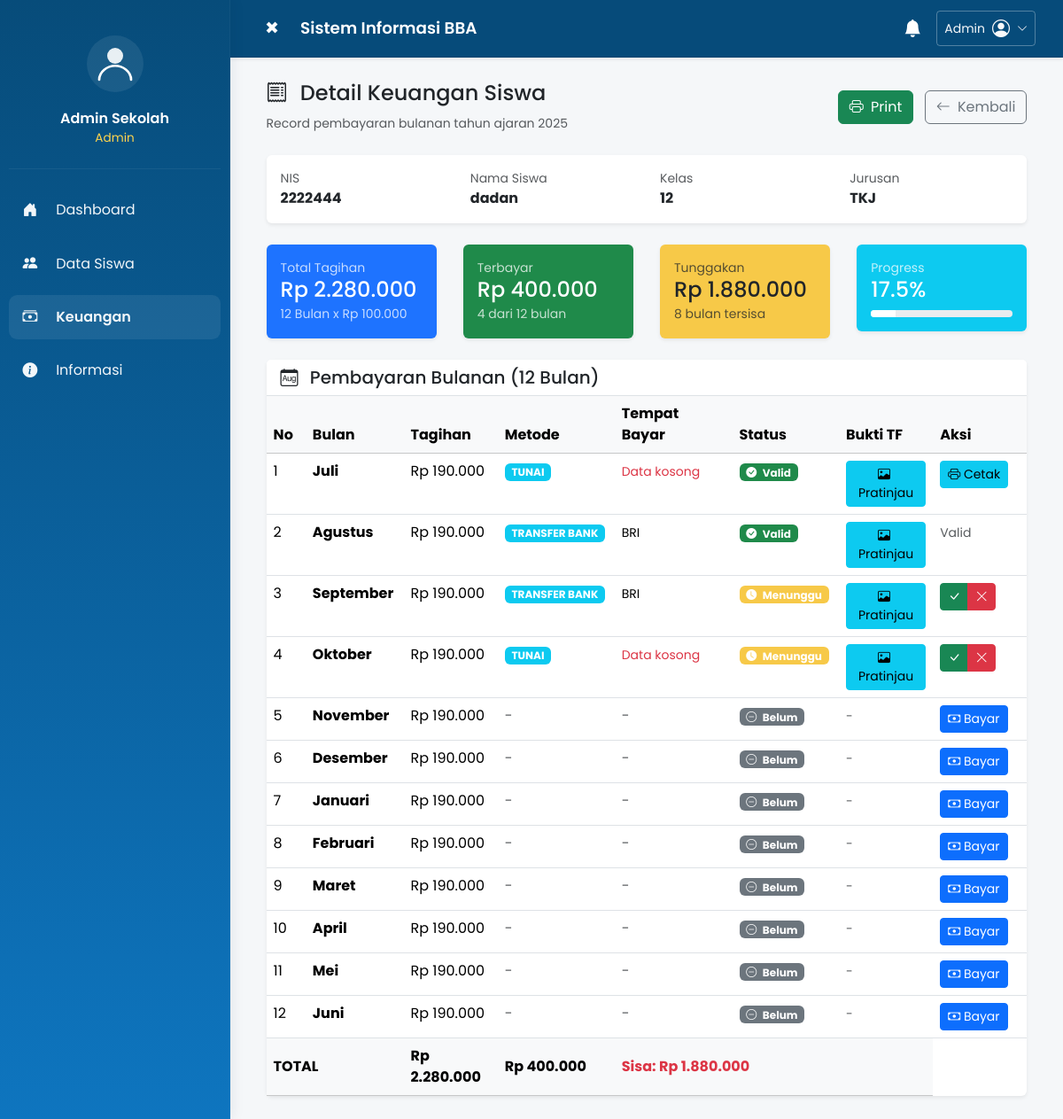
/admin/finance/detail.php?keuangan_id=2 (signed in), run on the app's committed database.
### tables this page shows
CREATE TABLE `keuangan` (
  `keuangan_id` int NOT NULL,
  `nis` varchar(20) NOT NULL,
  `tahun` int NOT NULL,
  `total_tagihan` decimal(12,2) NOT NULL,
  `total_bayar` decimal(12,2) DEFAULT '0.00',
  `progress` decimal(5,2) GENERATED ALWAYS AS (((`total_bayar` / `total_tagihan`) * 100)) STORED
);

CREATE TABLE `siswa` (
  `nis` varchar(20) NOT NULL,
  `nisn` varchar(20) DEFAULT NULL,
  `user_id` int NOT NULL,
  `nama` varchar(100) NOT NULL,
  `tempat_lahir` varchar(100) DEFAULT NULL,
  `tanggal_lahir` date DEFAULT NULL,
  `jk` char(1) NOT NULL,
  `kelas` varchar(10) DEFAULT NULL,
  `jurusan` varchar(50) DEFAULT NULL,
  `nik` varchar(20) DEFAULT NULL,
  `ayah` varchar(100) DEFAULT NULL,
  `ibu` varchar(100) DEFAULT NULL,
  `alamat` text,
  `email` varchar(100) DEFAULT NULL,
  `no_hp` varchar(20) DEFAULT NULL,
  `status_siswa` enum('aktif','lulus','keluar','pindah') DEFAULT 'aktif',
  `foto` varchar(255) DEFAULT NULL
);

CREATE TABLE `pembayaran` (
  `pembayaran_id` int NOT NULL,
  `keuangan_id` int NOT NULL,
  `bulan_untuk` tinyint NOT NULL DEFAULT '1' COMMENT 'Bulan yang dibayar (1=Jan, 2=Feb, dst)',
  `tanggal_bayar` date NOT NULL,
  `nominal_bayar` decimal(12,2) NOT NULL,
  `metode` varchar(50) DEFAULT NULL,
  `tempat_bayar` varchar(100) DEFAULT NULL,
  `bukti_bayar` varchar(255) DEFAULT NULL,
  `status` enum('valid','menunggu','tolak') DEFAULT 'menunggu'
);

### public/config.php (called while the page is built, shortened)
<?php
$conn = new mysqli(DB_HOST, DB_USER, DB_PASS, DB_NAME);
$conn->set_charset("utf8mb4");
function esc($str) {
    global $conn;
    return $conn->real_escape_string($str);
}

### public/admin/finance/detail.php (the view, shortened to what this page needs)
<?php
require_once __DIR__ . '/../../config.php';
$keuangan_id = isset($_GET['keuangan_id']) ? esc($_GET['keuangan_id']) : '';
$sql = "SELECT k.*, s.nama, s.nis, s.kelas, s.jurusan, s.email, s.no_hp
        FROM keuangan k
        INNER JOIN siswa s ON k.nis = s.nis
        WHERE k.keuangan_id = '$keuangan_id'";
$result = $conn->query($sql);
$keuangan = $result->fetch_assoc();
function getTagihanPerBulan($kelas) {
    preg_match('/^(\d+)/', $kelas, $matches);
    $tingkatKelas = isset($matches[1]) ? intval($matches[1]) : 10;
    if ($tingkatKelas == 10) {
        return 200000;
    } else {
        return 190000;
    }
}
$tagihanPerBulan = getTagihanPerBulan($keuangan['kelas']);
$bulanList = [
    1 => 'Juli', 2 => 'Agustus', 3 => 'September', 4 => 'Oktober',
    5 => 'November', 6 => 'Desember', 7 => 'Januari', 8 => 'Februari',
    9 => 'Maret', 10 => 'April', 11 => 'Mei', 12 => 'Juni'
];
$sqlPembayaran = "SELECT pembayaran_id, keuangan_id, tanggal_bayar, nominal_bayar, metode, tempat_bayar, bukti_bayar, status
                  FROM pembayaran
                  WHERE keuangan_id = '$keuangan_id'
                  ORDER BY pembayaran_id ASC";
$resultPembayaran = $conn->query($sqlPembayaran);
$pembayaranData = [];
$indexBulan = 1;
while ($bayar = $resultPembayaran->fetch_assoc()) {
    $pembayaranData[$indexBulan] = $bayar;
    $indexBulan++;
}
$totalTerbayar = 0;
foreach ($pembayaranData as $bayar) {
    $totalTerbayar += $bayar['nominal_bayar'];
}
$totalTagihan = $tagihanPerBulan * 12;
$sisaTunggakan = $totalTagihan - $totalTerbayar;
$persenPembayaran = ($totalTagihan > 0) ? ($totalTerbayar / $totalTagihan) * 100 : 0;
?>
<!doctype html>
<html lang="en">
<head>
  <link href="https://cdn.jsdelivr.net/npm/bootstrap@5.3.2/dist/css/bootstrap.min.css" rel="stylesheet">
  <link href="https://cdn.jsdelivr.net/npm/bootstrap-icons@1.10.5/font/bootstrap-icons.css" rel="stylesheet">
  <link rel="stylesheet" href="/css/dashboard.css">
  <link rel="stylesheet" href="/css/notifications.css">
  <link rel="stylesheet" href="/css/responsive.css">
</head>
<body class="has-sidebar">
  <?php include __DIR__ . '/../../shared/components/sidebar.php'; ?>
  <div class="main-wrapper">
    <header class="topbar shadow-sm no-print">
      <div class="container-fluid d-flex align-items-center justify-content-between">
        <div class="d-flex align-items-center">
          <button id="sidebarToggle" class="btn btn-toggle btn-sm me-3">☰</button>
          <h1 class="app-title mb-0">Sistem Informasi BBA</h1>
        </div>
        <?php include __DIR__ . '/../../includes/user_dropdown.php'; ?>
      </div>
    </header>
    <main class="content">
      <div class="container-fluid">
        <div class="d-flex justify-content-between align-items-center mb-4">
          <div>
            <h4><i class="bi bi-receipt me-2"></i> Detail Keuangan Siswa</h4>
            <p class="text-muted mb-0"><small>Record pembayaran bulanan tahun ajaran <?php echo htmlspecialchars($keuangan['tahun']); ?></small></p>
          </div>
          <div class="no-print">
            <button onclick="printPembayaran()" class="btn btn-success me-2">
              <i class="bi bi-printer me-1"></i> Print
            </button>
            <a href="/admin/finance/index.php" class="btn btn-outline-secondary">
              <i class="bi bi-arrow-left me-1"></i> Kembali
            </a>
          </div>
        </div>
        <div class="card border-0 shadow-sm mb-4">
          <div class="card-body">
            <div class="row">
              <div class="col-md-3">
                <small class="text-muted d-block">NIS</small>
                <strong><?php echo htmlspecialchars($keuangan['nis']); ?></strong>
              </div>
              <div class="col-md-3">
                <small class="text-muted d-block">Nama Siswa</small>
                <strong><?php echo htmlspecialchars($keuangan['nama']); ?></strong>
              </div>
              <div class="col-md-3">
                <small class="text-muted d-block">Kelas</small>
                <strong><?php echo htmlspecialchars($keuangan['kelas']); ?></strong>
              </div>
              <div class="col-md-3">
                <small class="text-muted d-block">Jurusan</small>
                <strong><?php echo htmlspecialchars($keuangan['jurusan']); ?></strong>
              </div>
            </div>
          </div>
        </div>
        <div class="row g-3 mb-4">
          <div class="col-md-3">
            <div class="card border-0 shadow-sm bg-primary text-white">
              <div class="card-body">
                <small class="opacity-75 d-block">Total Tagihan</small>
                <h4 class="mb-0">Rp <?php echo number_format($totalTagihan, 0, ',', '.'); ?></h4>
                <small class="opacity-75">12 Bulan x Rp 100.000</small>
              </div>
            </div>
          </div>
          <div class="col-md-3">
            <div class="card border-0 shadow-sm bg-success text-white">
              <div class="card-body">
                <small class="opacity-75 d-block">Terbayar</small>
                <h4 class="mb-0">Rp <?php echo number_format($totalTerbayar, 0, ',', '.'); ?></h4>
                <small class="opacity-75"><?php echo count($pembayaranData); ?> dari 12 bulan</small>
              </div>
            </div>
          </div>
          <div class="col-md-3">
            <div class="card border-0 shadow-sm bg-warning text-dark">
              <div class="card-body">
                <small class="opacity-75 d-block">Tunggakan</small>
                <h4 class="mb-0">Rp <?php echo number_format($sisaTunggakan, 0, ',', '.'); ?></h4>
                <small class="opacity-75"><?php echo (12 - count($pembayaranData)); ?> bulan tersisa</small>
              </div>
            </div>
          </div>
          <div class="col-md-3">
            <div class="card border-0 shadow-sm bg-info text-white">
              <div class="card-body">
                <small class="opacity-75 d-block">Progress</small>
                <h4 class="mb-0"><?php echo number_format($persenPembayaran, 1); ?>%</h4>
                <div class="progress mt-2" style="height: 8px;">
                  <div class="progress-bar bg-white" style="width: <?php echo min($persenPembayaran, 100); ?>%"></div>
                </div>
              </div>
            </div>
          </div>
        </div>
        <div class="card border-0 shadow-sm">
          <div class="card-header bg-white border-bottom">
            <h5 class="mb-0"><i class="bi bi-calendar-month me-2"></i> Pembayaran Bulanan (12 Bulan)</h5>
          </div>
          <div class="card-body p-0">
            <div class="table-responsive">
              <table class="table table-hover mb-0">
                <thead class="table-light">
                  <tr>
                    <th style="width: 5%">No</th>
                    <th style="width: 12%">Bulan</th>
                    <th style="width: 12%">Tagihan</th>
                    <th style="width: 10%">Metode</th>
                    <th style="width: 15%">Tempat Bayar</th>
                    <th style="width: 12%">Status</th>
                    <th style="width: 12%">Bukti TF</th>
                    <th style="width: 12%" class="no-print">Aksi</th>
                  </tr>
                </thead>
                <tbody>
                  <?php
                  $no = 1;
                  foreach ($bulanList as $indexBulan => $bulan):
                    $sudahBayar = isset($pembayaranData[$indexBulan]);
                    $metode = $sudahBayar ? strtoupper($pembayaranData[$indexBulan]['metode']) : '-';
                    $status = $sudahBayar ? $pembayaranData[$indexBulan]['status'] : 'belum';
                    $pembayaranId = $sudahBayar ? $pembayaranData[$indexBulan]['pembayaran_id'] : null;
                    $buktiBayar = $sudahBayar ? $pembayaranData[$indexBulan]['bukti_bayar'] : null;
                    if ($status == 'valid') {
                      $statusClass = 'success';
                      $statusIcon = 'check-circle-fill';
                    } elseif ($status == 'menunggu') {
                      $statusClass = 'warning';
                      $statusIcon = 'clock-fill';
                    } elseif ($status == 'tolak') {
                      $statusClass = 'danger';
                      $statusIcon = 'x-circle-fill';
                    } else {
                      $statusClass = 'secondary';
                      $statusIcon = 'dash-circle';
                    }
                  ?>
                  <tr>
                    <td><?php echo $no++; ?></td>
                    <td><strong><?php echo $bulan; ?></strong></td>
                    <td>Rp <?php echo number_format($tagihanPerBulan, 0, ',', '.'); ?></td>
                    <td>
                      <?php if ($sudahBayar): ?>
                        <span class="badge bg-info"><?php echo $metode; ?></span>
                      <?php else: ?>
                        <span class="text-muted">-</span>
                      <?php endif; ?>
                    </td>
                    <td>
                      <?php if ($sudahBayar): ?>
                        <small><?php
                          $displayTempat = $pembayaranData[$indexBulan]['tempat_bayar'];
                          if (empty($displayTempat) || $displayTempat == '0') {
                            echo '<span class="text-danger">Data kosong</span>';
                          } else {
                            echo htmlspecialchars($displayTempat);
                          }
                        ?></small>
                      <?php else: ?>
                        <span class="text-muted">-</span>
                      <?php endif; ?>
                    </td>
                    <td>
                      <span class="badge bg-<?php echo $statusClass; ?>">
                        <i class="bi bi-<?php echo $statusIcon; ?> me-1"></i>
                        <?php echo ucfirst($status); ?>
                      </span>
                    </td>
                    <td>
                      <?php if ($sudahBayar && $buktiBayar): ?>
                        <button onclick="showBuktiBayar('<?php echo addslashes($buktiBayar); ?>', '<?php echo addslashes($bulan); ?>')"
                                class="btn btn-info btn-sm"
                                title="Lihat Bukti Transfer">
                          <i class="bi bi-image me-1"></i> Pratinjau
                        </button>
                      <?php else: ?>
                        <span class="text-muted"><small>-</small></span>
                      <?php endif; ?>
                    </td>
                    <td class="no-print">
                      <?php if ($sudahBayar && $status == 'menunggu'): ?>
                        <div class="btn-group btn-group-sm" role="group">
                          <button onclick="updateStatus(<?php echo $pembayaranId; ?>, 'valid')" class="btn btn-success" title="Validasi">
                            <i class="bi bi-check-lg"></i>
                          </button>
                          <button onclick="updateStatus(<?php echo $pembayaranId; ?>, 'tolak')" class="btn btn-danger" title="Tolak">
                            <i class="bi bi-x-lg"></i>
                          </button>
                        </div>
                      <?php elseif ($sudahBayar && $status == 'valid'): ?>
                        <?php if ($metode == 'TUNAI'): ?>
                          <button onclick="printKwitansi(<?php echo $pembayaranId; ?>)" class="btn btn-info btn-sm" title="Cetak Kwitansi">
                            <i class="bi bi-printer"></i> Cetak
                          </button>
                        <?php else: ?>
                          <span class="text-muted"><small>Valid</small></span>
                        <?php endif; ?>
                      <?php elseif ($sudahBayar && $status == 'tolak'): ?>
                        <button onclick="openBayarModal(<?php echo $keuangan['keuangan_id']; ?>, <?php echo $indexBulan; ?>, '<?php echo $bulan; ?>', <?php echo $tagihanPerBulan; ?>)" class="btn btn-primary btn-sm">
                          <i class="bi bi-cash"></i> Bayar Ulang
                        </button>
                      <?php else: ?>
                        <button onclick="openBayarModal(<?php echo $keuangan['keuangan_id']; ?>, <?php echo $indexBulan; ?>, '<?php echo $bulan; ?>', <?php echo $tagihanPerBulan; ?>)" class="btn btn-primary btn-sm">
                          <i class="bi bi-cash"></i> Bayar
                        </button>
                      <?php endif; ?>
                    </td>
                  </tr>
                  <?php endforeach; ?>
                </tbody>
                <tfoot class="table-light">
                  <tr>
                    <th colspan="2">TOTAL</th>
                    <th>Rp <?php echo number_format($totalTagihan, 0, ',', '.'); ?></th>
                    <th>Rp <?php echo number_format($totalTerbayar, 0, ',', '.'); ?></th>
                    <th colspan="3">
                      <?php if ($sisaTunggakan > 0): ?>
                        <span class="text-danger">Sisa: Rp <?php echo number_format($sisaTunggakan, 0, ',', '.'); ?></span>
                      <?php else: ?>
                        <span class="text-success fw-bold"><i class="bi bi-check-circle me-1"></i> LUNAS</span>
                      <?php endif; ?>
                    </th>
                  </tr>
                </tfoot>
              </table>
            </div>
          </div>
        </div>
      </div>
    </main>
  </div>
</body>
</html>

### data on the page
keuangan: tahun "2025", nis.nis "2222444", nis.nama "dadan", nis.kelas "12", nis.jurusan "TKJ", nis.kelas "2.280.000", nis.kelas "1.880.000", nis.kelas "17.5", nis.kelas "190.000"
pembayaran: bulan "Juli", metode "TUNAI", shows "Data kosong", status "Valid"
siswa: kelas "190.000"
pembayaran: bulan "Agustus", metode "TRANSFER BANK", tempat_bayar "BRI", status "Valid"
pembayaran: bulan "September", metode "TRANSFER BANK", tempat_bayar "BRI", status "Menunggu"
pembayaran: bulan "Oktober", metode "TUNAI", shows "Data kosong", status "Menunggu"

### other printed values
$adminName "Admin"
$totalTerbayar "400.000"
count($pembayaranData) "4"
12 - count($pembayaranData) "8"
$bulan "November"
$status "Belum"
$bulan "Desember"
$bulan "Januari"
$bulan "Februari"
$bulan "Maret"
$bulan "April"
$bulan "Mei"
$bulan "Juni"
